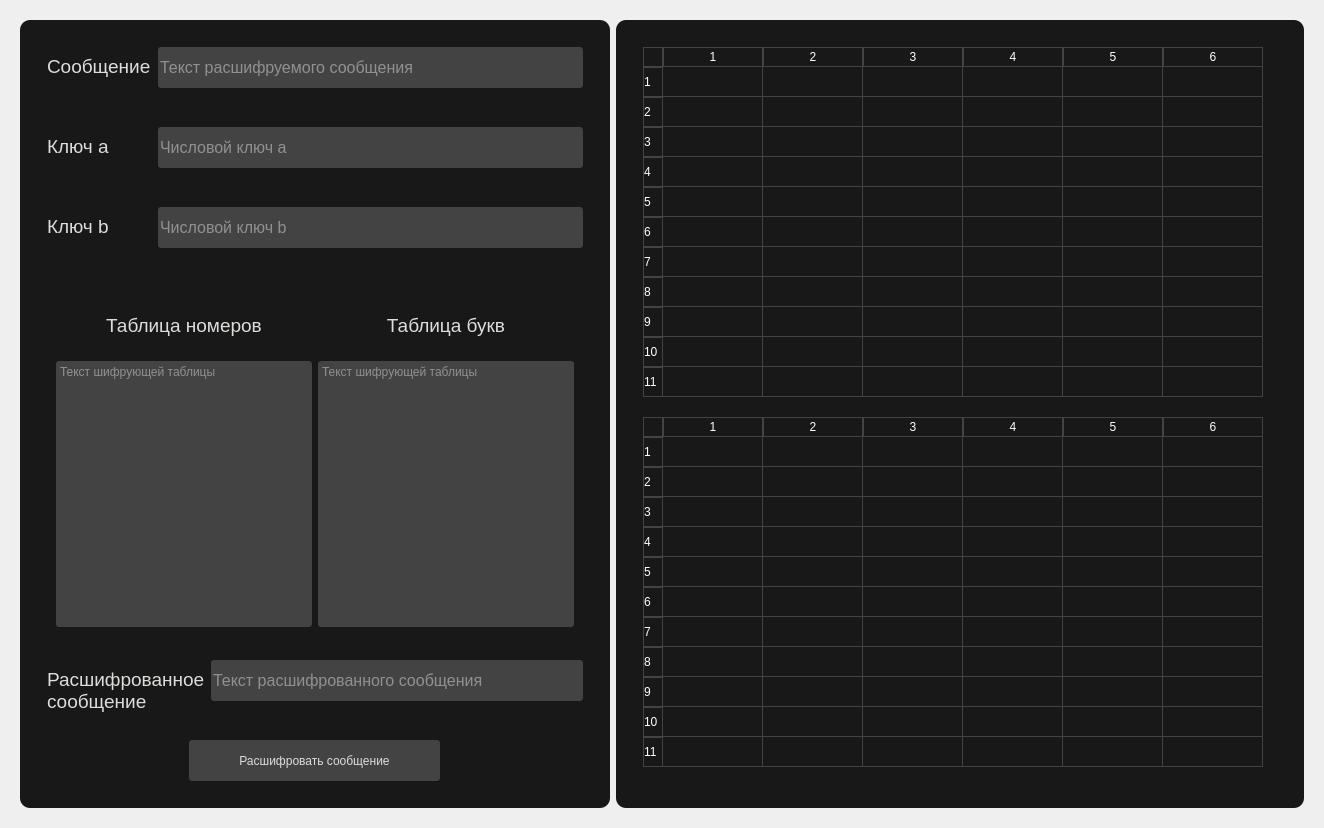
          <widget class="QWidget" name="un_caesar_system_affine_tab">
           <attribute name="title">
            <string>Афинная система (дешифрование)</string>
           </attribute>
           <layout class="QVBoxLayout" name="verticalLayout_39">
            <item>
             <widget class="QStackedWidget" name="stacked_widget_sca_2">
              <property name="styleSheet">
               <string notr="true">QStackedWidget {
	color: rgb(255, 255, 255);
}</string>
              </property>
              <property name="currentIndex">
               <number>0</number>
              </property>
              <widget class="QWidget" name="main_page_sca_2">
               <layout class="QHBoxLayout" name="horizontalLayout_65">
                <item>
                 <widget class="QFrame" name="un_encrypt_main_frame_sca_4">
                  <property name="minimumSize">
                   <size>
                    <width>0</width>
                    <height>0</height>
                   </size>
                  </property>
                  <property name="styleSheet">
                   <string notr="true">QFrame {
	background-color: rgb(25, 24, 24);
	border-radius: 10px;
}</string>
                  </property>
                  <property name="frameShape">
                   <enum>QFrame::StyledPanel</enum>
                  </property>
                  <property name="frameShadow">
                   <enum>QFrame::Raised</enum>
                  </property>
                  <layout class="QVBoxLayout" name="verticalLayout_34">
                   <item>
                    <widget class="QFrame" name="un_encrypt_inputs_main_frame_5">
                     <property name="styleSheet">
                      <string notr="true"/>
                     </property>
                     <property name="frameShape">
                      <enum>QFrame::StyledPanel</enum>
                     </property>
                     <property name="frameShadow">
                      <enum>QFrame::Raised</enum>
                     </property>
                     <layout class="QVBoxLayout" name="verticalLayout_28">
                      <item>
                       <widget class="QFrame" name="un_encrypt_input_message_frame_4">
                        <property name="frameShape">
                         <enum>QFrame::StyledPanel</enum>
                        </property>
                        <property name="frameShadow">
                         <enum>QFrame::Raised</enum>
                        </property>
                        <layout class="QHBoxLayout" name="horizontalLayout_44">
                         <item>
                          <widget class="QLabel" name="un_message_label_sca">
                           <property name="minimumSize">
                            <size>
                             <width>105</width>
                             <height>0</height>
                            </size>
                           </property>
                           <property name="maximumSize">
                            <size>
                             <width>16777215</width>
                             <height>40</height>
                            </size>
                           </property>
                           <property name="toolTip">
                            <string>Текст шифруемого сообщения</string>
                           </property>
                           <property name="styleSheet">
                            <string notr="true">QLabel {
	font-size: 19px;
	color: rgb(222, 221, 218);
}</string>
                           </property>
                           <property name="text">
                            <string>&lt;html&gt;&lt;head/&gt;&lt;body&gt;&lt;p&gt;&lt;span style=&quot; font-size:14pt;&quot;&gt;Сообщение&lt;/span&gt;&lt;/p&gt;&lt;/body&gt;&lt;/html&gt;</string>
                           </property>
                           <property name="alignment">
                            <set>Qt::AlignLeading|Qt::AlignLeft|Qt::AlignTop</set>
                           </property>
                          </widget>
                         </item>
                         <item>
                          <widget class="QLineEdit" name="un_message_text_sca">
                           <property name="minimumSize">
                            <size>
                             <width>0</width>
                             <height>56</height>
                            </size>
                           </property>
                           <property name="styleSheet">
                            <string notr="true">QLineEdit {
	background-color: rgb(67, 67, 67);
	color: rgb(222, 221, 218);
	border-radius: 3px;
	height: 37px;
	font-size: 16px;
	padding: 2 px;
	margin: 0 0 15 0 px;
}

QLineEdit:focus {
	background-color: rgb(103, 101, 101);
}</string>
                           </property>
                           <property name="placeholderText">
                            <string>Текст расшифруемого сообщения</string>
                           </property>
                           <property name="clearButtonEnabled">
                            <bool>true</bool>
                           </property>
                          </widget>
                         </item>
                        </layout>
                       </widget>
                      </item>
                      <item>
                       <widget class="QFrame" name="un_encrypt_input_key_a_frame_5">
                        <property name="frameShape">
                         <enum>QFrame::StyledPanel</enum>
                        </property>
                        <property name="frameShadow">
                         <enum>QFrame::Raised</enum>
                        </property>
                        <layout class="QHBoxLayout" name="horizontalLayout_47">
                         <item>
                          <widget class="QLabel" name="un_key_a_label_sca">
                           <property name="minimumSize">
                            <size>
                             <width>105</width>
                             <height>0</height>
                            </size>
                           </property>
                           <property name="maximumSize">
                            <size>
                             <width>64</width>
                             <height>40</height>
                            </size>
                           </property>
                           <property name="toolTip">
                            <string>Количество строк шифрующей таблицы</string>
                           </property>
                           <property name="styleSheet">
                            <string notr="true">QLabel {
	font-size: 19px;
	color: rgb(222, 221, 218);
}</string>
                           </property>
                           <property name="text">
                            <string>Ключ a</string>
                           </property>
                           <property name="alignment">
                            <set>Qt::AlignLeading|Qt::AlignLeft|Qt::AlignTop</set>
                           </property>
                          </widget>
                         </item>
                         <item>
                          <widget class="QLineEdit" name="un_key_a_text_sca">
                           <property name="minimumSize">
                            <size>
                             <width>0</width>
                             <height>56</height>
                            </size>
                           </property>
                           <property name="styleSheet">
                            <string notr="true">QLineEdit {
	background-color: rgb(67, 67, 67);
	color: rgb(222, 221, 218);
	border-radius: 3px;
	height: 37px;
	font-size: 16px;
	padding: 2 px;
	margin: 0 0 15 0 px;
}

QLineEdit:focus {
	background-color: rgb(103, 101, 101);
}</string>
                           </property>
                           <property name="placeholderText">
                            <string>Числовой ключ a</string>
                           </property>
                           <property name="clearButtonEnabled">
                            <bool>true</bool>
                           </property>
                          </widget>
                         </item>
                        </layout>
                       </widget>
                      </item>
                      <item>
                       <widget class="QFrame" name="un_encrypt_input_key_b_frame_6">
                        <property name="frameShape">
                         <enum>QFrame::StyledPanel</enum>
                        </property>
                        <property name="frameShadow">
                         <enum>QFrame::Raised</enum>
                        </property>
                        <layout class="QHBoxLayout" name="horizontalLayout_48">
                         <item>
                          <widget class="QLabel" name="un_key_b_label_sca">
                           <property name="minimumSize">
                            <size>
                             <width>105</width>
                             <height>0</height>
                            </size>
                           </property>
                           <property name="maximumSize">
                            <size>
                             <width>16777215</width>
                             <height>40</height>
                            </size>
                           </property>
                           <property name="toolTip">
                            <string notr="true">Количество столбцов шифрующей таблицы</string>
                           </property>
                           <property name="styleSheet">
                            <string notr="true">QLabel {
	font-size: 19px;
	color: rgb(222, 221, 218);
}</string>
                           </property>
                           <property name="text">
                            <string>Ключ b</string>
                           </property>
                           <property name="alignment">
                            <set>Qt::AlignLeading|Qt::AlignLeft|Qt::AlignTop</set>
                           </property>
                          </widget>
                         </item>
                         <item>
                          <widget class="QLineEdit" name="un_key_b_text_sca">
                           <property name="minimumSize">
                            <size>
                             <width>0</width>
                             <height>56</height>
                            </size>
                           </property>
                           <property name="styleSheet">
                            <string notr="true">QLineEdit {
	background-color: rgb(67, 67, 67);
	color: rgb(222, 221, 218);
	border-radius: 3px;
	height: 37px;
	font-size: 16px;
	padding: 2 px;
	margin: 0 0 15 0 px;
}

QLineEdit:focus {
	background-color: rgb(103, 101, 101);
}</string>
                           </property>
                           <property name="placeholderText">
                            <string>Числовой ключ b</string>
                           </property>
                           <property name="clearButtonEnabled">
                            <bool>true</bool>
                           </property>
                          </widget>
                         </item>
                        </layout>
                       </widget>
                      </item>
                     </layout>
                    </widget>
                   </item>
                   <item>
                    <widget class="QFrame" name="un_encrypt_outputs_main_frame_5">
                     <property name="styleSheet">
                      <string notr="true"/>
                     </property>
                     <property name="frameShape">
                      <enum>QFrame::StyledPanel</enum>
                     </property>
                     <property name="frameShadow">
                      <enum>QFrame::Raised</enum>
                     </property>
                     <layout class="QVBoxLayout" name="verticalLayout_33">
                      <item>
                       <widget class="QFrame" name="un_encrypt_output_table_frame_7">
                        <property name="frameShape">
                         <enum>QFrame::StyledPanel</enum>
                        </property>
                        <property name="frameShadow">
                         <enum>QFrame::Raised</enum>
                        </property>
                        <layout class="QVBoxLayout" name="verticalLayout_50">
                         <item>
                          <widget class="QFrame" name="un_encrypt_output_table_label_frame">
                           <property name="frameShape">
                            <enum>QFrame::StyledPanel</enum>
                           </property>
                           <property name="frameShadow">
                            <enum>QFrame::Raised</enum>
                           </property>
                           <layout class="QHBoxLayout" name="horizontalLayout_85">
                            <item>
                             <widget class="QLabel" name="un_encrypt_output_table_number_label_sca">
                              <property name="styleSheet">
                               <string notr="true">QLabel {
	font-size: 19px;
	color: rgb(222, 221, 218);
}</string>
                              </property>
                              <property name="text">
                               <string>Таблица номеров</string>
                              </property>
                              <property name="alignment">
                               <set>Qt::AlignCenter</set>
                              </property>
                             </widget>
                            </item>
                            <item>
                             <widget class="QLabel" name="un_encrypt_output_table_letter_label_sca">
                              <property name="styleSheet">
                               <string notr="true">QLabel {
	font-size: 19px;
	color: rgb(222, 221, 218);
}</string>
                              </property>
                              <property name="text">
                               <string>Таблица букв</string>
                              </property>
                              <property name="alignment">
                               <set>Qt::AlignCenter</set>
                              </property>
                             </widget>
                            </item>
                           </layout>
                          </widget>
                         </item>
                         <item>
                          <widget class="QFrame" name="un_encrypt_output_tables_frame_4">
                           <property name="frameShape">
                            <enum>QFrame::StyledPanel</enum>
                           </property>
                           <property name="frameShadow">
                            <enum>QFrame::Raised</enum>
                           </property>
                           <layout class="QHBoxLayout" name="horizontalLayout_53">
                            <item>
                             <widget class="QTextEdit" name="un_encryption_table_number_text_sca">
                              <property name="styleSheet">
                               <string notr="true">QTextEdit {
	background-color: rgb(67, 67, 67);
	border-radius: 3px;
	color: rgb(222, 221, 218);
}

QTextEdit:focus {
	background-color: rgb(103, 101, 101);
}</string>
                              </property>
                              <property name="readOnly">
                               <bool>true</bool>
                              </property>
                              <property name="placeholderText">
                               <string>Текст шифрующей таблицы</string>
                              </property>
                             </widget>
                            </item>
                            <item>
                             <widget class="QTextEdit" name="un_encryption_table_letter_text_sca">
                              <property name="styleSheet">
                               <string notr="true">QTextEdit {
	background-color: rgb(67, 67, 67);
	border-radius: 3px;
	color: rgb(222, 221, 218);
}

QTextEdit:focus {
	background-color: rgb(103, 101, 101);
}</string>
                              </property>
                              <property name="readOnly">
                               <bool>true</bool>
                              </property>
                              <property name="placeholderText">
                               <string>Текст шифрующей таблицы</string>
                              </property>
                             </widget>
                            </item>
                           </layout>
                          </widget>
                         </item>
                        </layout>
                       </widget>
                      </item>
                      <item>
                       <widget class="QFrame" name="un_encrypt_output_message_frame_7">
                        <property name="frameShape">
                         <enum>QFrame::StyledPanel</enum>
                        </property>
                        <property name="frameShadow">
                         <enum>QFrame::Raised</enum>
                        </property>
                        <layout class="QHBoxLayout" name="horizontalLayout_54">
                         <item>
                          <widget class="QLabel" name="un_encrypt_message_label_sca">
                           <property name="minimumSize">
                            <size>
                             <width>105</width>
                             <height>50</height>
                            </size>
                           </property>
                           <property name="maximumSize">
                            <size>
                             <width>16777215</width>
                             <height>40</height>
                            </size>
                           </property>
                           <property name="toolTip">
                            <string>Шифруемое сообщение</string>
                           </property>
                           <property name="styleSheet">
                            <string notr="true">QLabel {
	font-size: 19px;
	color: rgb(222, 221, 218);
}</string>
                           </property>
                           <property name="text">
                            <string>Расшифрованное сообщение</string>
                           </property>
                           <property name="scaledContents">
                            <bool>false</bool>
                           </property>
                           <property name="alignment">
                            <set>Qt::AlignLeading|Qt::AlignLeft|Qt::AlignTop</set>
                           </property>
                           <property name="wordWrap">
                            <bool>true</bool>
                           </property>
                          </widget>
                         </item>
                         <item>
                          <widget class="QLineEdit" name="un_encrypt_message_text_sca">
                           <property name="styleSheet">
                            <string notr="true">QLineEdit {
	background-color: rgb(67, 67, 67);
	color: rgb(222, 221, 218);
	border-radius: 3px;
	height: 37px;
	font-size: 16px;
	padding: 2 px;
	margin: 0 0 15 0 px;
}

QLineEdit:focus {
	background-color: rgb(103, 101, 101);
}</string>
                           </property>
                           <property name="readOnly">
                            <bool>true</bool>
                           </property>
                           <property name="placeholderText">
                            <string>Текст расшифрованного сообщения</string>
                           </property>
                          </widget>
                         </item>
                        </layout>
                       </widget>
                      </item>
                      <item>
                       <widget class="QFrame" name="un_encrypt_buttons_main_frame_4">
                        <property name="styleSheet">
                         <string notr="true"/>
                        </property>
                        <property name="frameShape">
                         <enum>QFrame::StyledPanel</enum>
                        </property>
                        <property name="frameShadow">
                         <enum>QFrame::Raised</enum>
                        </property>
                        <layout class="QHBoxLayout" name="horizontalLayout_52">
                         <item>
                          <widget class="QPushButton" name="un_encrypt_btn_sca">
                           <property name="minimumSize">
                            <size>
                             <width>0</width>
                             <height>41</height>
                            </size>
                           </property>
                           <property name="maximumSize">
                            <size>
                             <width>251</width>
                             <height>16777215</height>
                            </size>
                           </property>
                           <property name="styleSheet">
                            <string notr="true">QPushButton {
	background-color: rgb(67, 67, 67);
	color: rgb(222, 221, 218);
	border: none;
	border-radius: 3px;
}

QPushButton:pressed {
	background-color: rgb(103, 101, 101);
}</string>
                           </property>
                           <property name="text">
                            <string>Расшифровать сообщение</string>
                           </property>
                          </widget>
                         </item>
                        </layout>
                       </widget>
                      </item>
                     </layout>
                    </widget>
                   </item>
                  </layout>
                 </widget>
                </item>
                <item>
                 <widget class="QFrame" name="un_encrypt_main_frame_sca_2">
                  <property name="minimumSize">
                   <size>
                    <width>0</width>
                    <height>0</height>
                   </size>
                  </property>
                  <property name="styleSheet">
                   <string notr="true">QFrame {
	background-color: rgb(25, 24, 24);
	border-radius: 10px;
}</string>
                  </property>
                  <property name="frameShape">
                   <enum>QFrame::StyledPanel</enum>
                  </property>
                  <property name="frameShadow">
                   <enum>QFrame::Raised</enum>
                  </property>
                  <layout class="QVBoxLayout" name="verticalLayout_42">
                   <item>
                    <widget class="QFrame" name="un_encrypt_outputs_main_frame_4">
                     <property name="styleSheet">
                      <string notr="true"/>
                     </property>
                     <property name="frameShape">
                      <enum>QFrame::StyledPanel</enum>
                     </property>
                     <property name="frameShadow">
                      <enum>QFrame::Raised</enum>
                     </property>
                     <layout class="QVBoxLayout" name="verticalLayout_40">
                      <item>
                       <widget class="QFrame" name="un_encrypt_output_tables_frame_3">
                        <property name="frameShape">
                         <enum>QFrame::StyledPanel</enum>
                        </property>
                        <property name="frameShadow">
                         <enum>QFrame::Raised</enum>
                        </property>
                        <layout class="QVBoxLayout" name="verticalLayout_44">
                         <item>
                          <widget class="QTableWidget" name="un_encryption_table_number_sca">
                           <property name="styleSheet">
                            <string notr="true">QTableWidget {
	gridline-color: rgb(67, 67, 67);
}

QHeaderView::section {
	color: rgb(255, 255, 255);
	border: 1px solid rgb(67, 67, 67);
	background-color: rgb(25, 24, 24);
}

QTableCornerButton::section {
	border: 1px solid rgb(67, 67, 67);
	background-color: rgb(25, 24, 24);
}</string>
                           </property>
                           <property name="sizeAdjustPolicy">
                            <enum>QAbstractScrollArea::AdjustToContents</enum>
                           </property>
                           <property name="editTriggers">
                            <set>QAbstractItemView::NoEditTriggers</set>
                           </property>
                           <property name="rowCount">
                            <number>11</number>
                           </property>
                           <property name="columnCount">
                            <number>6</number>
                           </property>
                           <row/>
                           <row/>
                           <row/>
                           <row/>
                           <row/>
                           <row/>
                           <row/>
                           <row/>
                           <row/>
                           <row/>
                           <row/>
                           <column/>
                           <column/>
                           <column/>
                           <column/>
                           <column/>
                           <column/>
                          </widget>
                         </item>
                         <item>
                          <widget class="QTableWidget" name="un_encryption_table_letter_sca">
                           <property name="styleSheet">
                            <string notr="true">QTableWidget {
	gridline-color: rgb(67, 67, 67);
}

QHeaderView::section {
	color: rgb(255, 255, 255);
	border: 1px solid rgb(67, 67, 67);
	background-color: rgb(25, 24, 24);
}

QTableCornerButton::section {
	border: 1px solid rgb(67, 67, 67);
	background-color: rgb(25, 24, 24);
}</string>
                           </property>
                           <property name="sizeAdjustPolicy">
                            <enum>QAbstractScrollArea::AdjustToContents</enum>
                           </property>
                           <property name="editTriggers">
                            <set>QAbstractItemView::NoEditTriggers</set>
                           </property>
                           <property name="rowCount">
                            <number>11</number>
                           </property>
                           <property name="columnCount">
                            <number>6</number>
                           </property>
                           <row/>
                           <row/>
                           <row/>
                           <row/>
                           <row/>
                           <row/>
                           <row/>
                           <row/>
                           <row/>
                           <row/>
                           <row/>
                           <column/>
                           <column/>
                           <column/>
                           <column/>
                           <column/>
                           <column/>
                          </widget>
                         </item>
                        </layout>
                       </widget>
                      </item>
                     </layout>
                    </widget>
                   </item>
                  </layout>
                 </widget>
                </item>
               </layout>
              </widget>
             </widget>
            </item>
           </layout>
          </widget>
